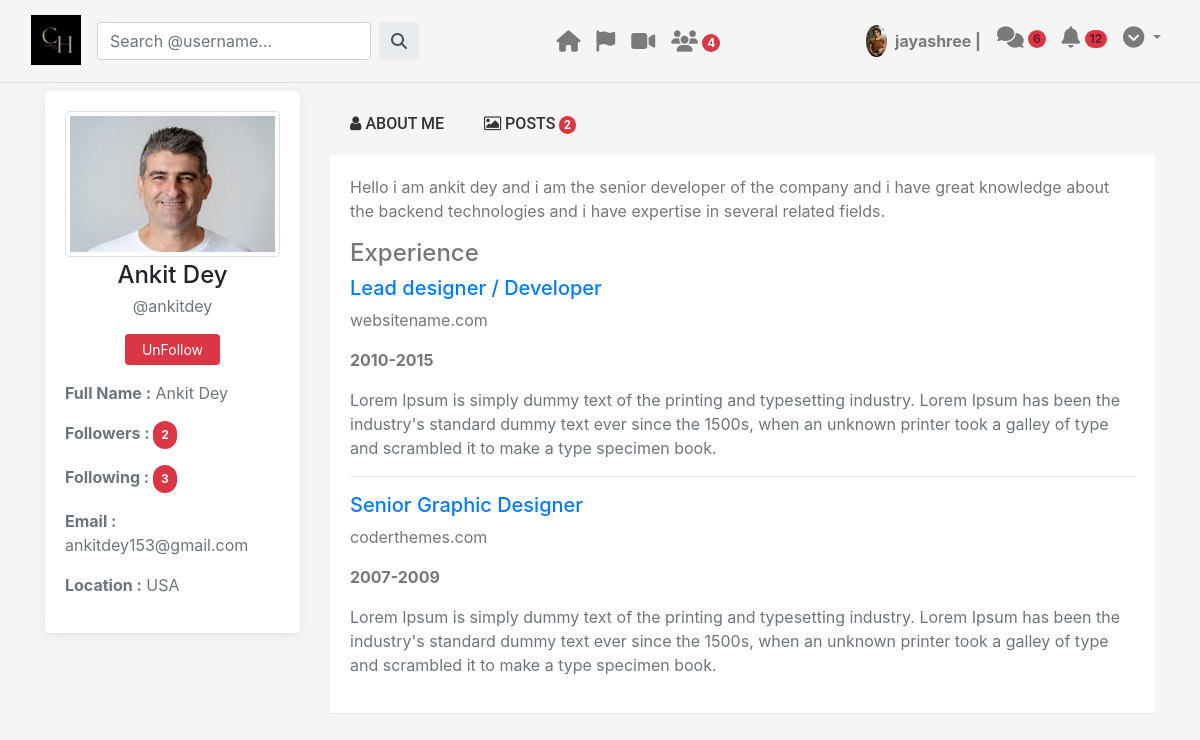
Screenshot of /view_individual_user/1/ (signed in) with the database file from the repository.
### social_app/models.py (models this page shows, shortened)
class UserProfile(models.Model):
    user = models.OneToOneField(User, on_delete=models.CASCADE)
    profile_pic = models.ImageField(upload_to="profile_pic", null = True, blank = True)
    profile_desc = models.TextField()
    followers_list = models.BinaryField()
    following_list = models.BinaryField()
    created_at = models.DateTimeField(auto_now = True)
    followers = models.IntegerField(default = 0)
    following = models.IntegerField(default = 0)

### social_app/views.py (the view)
# urls.py: path('view_individual_user/<int:pk>/', view_individual_user, name="view_individual_user"),
def view_individual_user(request, pk):
    current_user_profile = UserProfile.objects.get(user = request.user)
    query_user = UserProfile.objects.get(id = pk)
    if (current_user_profile == query_user):
        return redirect('/update_user_profile/')
    posts = Post.objects.filter(belongs_to = query_user.user)
    is_already_following = False
    following_list = pickle.loads(current_user_profile.following_list)
    if (query_user in following_list):
        is_already_following = True
    no_of_new_users = helper_func(request, 2)
    context = {'user_profile_info': current_user_profile, 'query_user': query_user, 'query_user_posts': posts,
               'no_of_new_users': no_of_new_users, 'is_already_following': is_already_following}
    return render(request, "view_individual_user.html", context = context)

### social_app/views.py (called while the page is built)
def helper_func(request, task_id):
    user_profile = UserProfile.objects.get(user = request.user)
    all_users_available = UserProfile.objects.exclude(user = request.user)
    already_followed_users = pickle.loads(user_profile.following_list)
    users_not_already_following = []
    for user in all_users_available:
        if (user not in already_followed_users):
            users_not_already_following.append(user)
    if (task_id == 1):
        return users_not_already_following
    elif (task_id == 2):
        return len(users_not_already_following)

### templates/view_individual_user.html (shortened to what this page needs)
{% load static %}
<!doctype html>
<html lang="en">
  <head>
    <link rel="stylesheet" href="https://cdn.jsdelivr.net/npm/bootstrap@4.4.1/dist/css/bootstrap.min.css">
    <link rel="stylesheet" href="https://cdnjs.cloudflare.com/ajax/libs/font-awesome/6.5.2/css/all.min.css" />
    <link href="https://maxcdn.bootstrapcdn.com/font-awesome/4.3.0/css/font-awesome.min.css" rel="stylesheet">
    <link rel="stylesheet" href="{% static "css/view_individual_user.css" %}">
  </head>
  <body>
        <nav class="navbar navbar-expand-lg navbar-light bg-body-tertiary">
            <div class="container-fluid justify-content-between">
            <div class="d-flex">
                <a class="navbar-brand me-2 mb-1 d-flex align-items-center" href="#">
                <img
                    src="{% static "image/logo.png" %}"
                    height="50"
                    alt="MDB Logo"
                    loading="lazy"
                    style="margin-top: 2px;"
                />
                </a>
                <form class="input-group w-auto my-auto d-none d-sm-flex" method="post" action="/">
                    <input
                        autocomplete="off"
                        type="search"
                        class="form-control rounded"
                        placeholder="Search @username..."
                        style="min-width: 125px;" required
                    />
                    <button class="input-group-text border-0 d-none d-lg-flex ml-2" type="submit">
                        <i class="fas fa-search"></i
                    ></button>
                </form>
            </div>
            <ul class="navbar-nav flex-row d-none d-md-flex">
                <li class="nav-item me-3 me-lg-1" id="feed">
                <a class="nav-link" href="{% url "feed_page" %}">
                    <span><i class="fas fa-home fa-lg"></i></span>
                </a>
                </li>
                <li class="nav-item me-3 me-lg-1" id="fun_flag">
                <a class="nav-link" href="#">
                    <span><i class="fas fa-flag fa-lg"></i></span>
                </a>
                </li>
                <li class="nav-item me-3 me-lg-1" id="reel_videos">
                <a class="nav-link" href="#">
                    <span><i class="fas fa-video fa-lg"></i></span>
                </a>
                </li>
                <li class="nav-item me-3 me-lg-1" id="friends">
                <a class="nav-link" href="{% url "friend_list" %}">
                    <span><i class="fas fa-users fa-lg"></i></span>
                    <span class="badge rounded-pill badge-notification bg-danger">
                        <span style="color: white;">{{ no_of_new_users }}</span>
                    </span>
                </a>
                </li>
            </ul>
            <ul class="navbar-nav flex-row">
                <li class="nav-item me-3 me-lg-1">
                <a class="nav-link d-sm-flex align-items-sm-center" href="#">
                    <img
                    src="{{ user_profile_info.profile_pic.url }}"
                    class="rounded-circle"
                    height="32"
                    alt="Black and White Portrait of a Man"
                    loading="lazy"
                    />
                    <strong class="d-none d-sm-block ml-2 ">{{ user_profile_info.user.username }} | </strong>
                </a>
                </li>
                <li class="nav-item me-3 me-lg-1">
                <a
                    class="nav-link"
                    href="#"
                    role="button"
                    aria-expanded="false"
                >
                    <i class="fas fa-comments fa-lg"></i>
                    <span class="badge rounded-pill bg-danger">6</span>
                </a>
                </li>
                <li class="nav-item me-3 me-lg-1">
                <a
                    class="nav-link"
                    href="#"
                    role="button"
                    aria-expanded="false"
                >
                    <i class="fas fa-bell fa-lg"></i>
                    <span class="badge rounded-pill badge-notification bg-danger">12</span>
                </a>
                </li>
                <li class="nav-item dropdown me-3 me-lg-1">
                <a
                    data-mdb-dropdown-init
                    class="nav-link dropdown-toggle hidden-arrow"
                    href="#"
                    id="navbarDropdownMenuLink"
                    role="button"
                    aria-expanded="false"
                >
                    <i class="fas fa-chevron-circle-down fa-lg"></i>
                </a>
                </li>
            </ul>
            </div>
        </nav>
        <hr class="py-0 my-0 pb-2" style="color: black;">
            <div class="container">
                <div class="row">
                    <div class="col-lg-3 col-md-4">
                        <div class="text-center card-box">
                            <div class="member-card">
                                <div class="thumb-xl member-thumb m-b-10 center-block">
                                    <img src="{{ query_user.profile_pic.url }}" class="img-circle img-thumbnail" alt="profile-image">
                                </div>
                                <div class="">
                                    <h4 class="m-b-5 mt-1 mb-0 pb-0 pb-1">
                                        {{ query_user.user.first_name }} {{ query_user.user.last_name }}
                                    </h4>
                                    <p class="text-muted">@{{ query_user.user.username }}</p>
                                </div>
                                {% if not is_already_following %}
                                    <a href="{% url "follow_user" query_user.id %}">
                                        <button type="button" class="btn btn-success btn-sm w-sm waves-effect m-t-10 waves-light px-3">
                                            Follow
                                        </button>
                                    </a>
                                {% else %}
                                    <a href="{% url "unfollow_user" query_user.id %}">
                                        <button type="button" class="btn btn-danger btn-sm w-sm waves-effect m-t-10 waves-light px-3">
                                            UnFollow
                                        </button>
                                    </a>
                                {% endif %}
                                <div class="text-left m-t-40 mt-3">
                                    <p class="text-muted font-13"><strong>Full Name :</strong> <span class="m-l-15">
                                        {{ query_user.user.first_name }} {{ query_user.user.last_name }}
                                    </span></p>
                                    <p class="text-muted font-13">
                                        <strong>
                                            Followers :
                                        </strong>
                                        <span class="badge rounded-pill badge-notification bg-danger py-2 px-2">
                                            <span style="color: white; font-size=15px;">{{ query_user.followers }}</span>
                                        </span>
                                    </p>
                                    <p class="text-muted font-13">
                                        <strong>
                                            Following :
                                        </strong>
                                        <span class="badge rounded-pill badge-notification bg-danger py-2 px-2">
                                            <span style="color: white; font-size=15px;">{{ query_user.following }}</span>
                                        </span>
                                    </p>
                                    <p class="text-muted font-13"><strong>Email :</strong> <span class="m-l-15">
                                        {{ query_user.user.email }}
                                    </span></p>
                                    <p class="text-muted font-13"><strong>Location :</strong> <span class="m-l-15">USA</span></p>
                                </div>
                            </div>
                        </div>
                    </div>
                    <div class="col-md-8 col-lg-9">
                        <div class="">
                            <div class="">
                                <ul class="nav nav-tabs navtab-custom py-2">
                                    <li class="">
                                        <a href="#home" data-toggle="tab" aria-expanded="false" style="text-decoration:none;">
                                            <span class="visible-xs"><i class="fa fa-user"></i></span>
                                            <span class="hidden-xs py-2">ABOUT ME</span>
                                        </a>
                                    </li>
                                    <li class="">
                                        <a href="#profile" data-toggle="tab" aria-expanded="false" style="text-decoration:none;">
                                            <span class="visible-xs"><i class="fa fa-photo"></i></span>
                                            <span class="hidden-xs">
                                                POSTS
                                                <span class="badge rounded-pill badge-notification bg-danger">
                                                    <span style="color: white; font-size=15px;">{{ query_user_posts|length }}</span>
                                                </span>
                                            </span>
                                        </a>
                                    </li>
                                </ul>
                                <div class="tab-content">
                                    <div class="tab-pane active" id="home">
                                        <p class="m-b-5">{{ query_user.profile_desc }}</p>
                                        <div class="m-t-30">
                                            <h4>Experience</h4>
                                            <div class=" p-t-10">
                                                <h5 class="text-primary m-b-5">Lead designer / Developer</h5>
                                                <p class="">websitename.com</p>
                                                <p><b>2010-2015</b></p>
                                                <p class="text-muted font-13 m-b-0">Lorem Ipsum is simply dummy text
                                                    of the printing and typesetting industry. Lorem Ipsum has
                                                    been the industry's standard dummy text ever since the
                                                    1500s, when an unknown printer took a galley of type and
                                                    scrambled it to make a type specimen book.
                                                </p>
                                            </div>
                                            <hr>
                                            <div class="">
                                                <h5 class="text-primary m-b-5">Senior Graphic Designer</h5>
                                                <p class="">coderthemes.com</p>
                                                <p><b>2007-2009</b></p>
                                                <p class="text-muted font-13">Lorem Ipsum is simply dummy text
                                                    of the printing and typesetting industry. Lorem Ipsum has
                                                    been the industry's standard dummy text ever since the
                                                    1500s, when an unknown printer took a galley of type and
                                                    scrambled it to make a type specimen book.
                                                </p>
                                            </div>
                                        </div>
                                    </div>
                                </div>
                            </div>
                        </div>
                    </div>
                </div>
            </div>
  </body>
</html>

### static/css/view_individual_user.css (style rules this page uses)
body { background:#f5f5f5; }
.card-box { padding: 20px; box-shadow: 0 2px 15px 0 rgba(0, 0, 0, 0.06), 0 2px 0 0 rgba(0, 0, 0, 0.02); -webkit-border-radius: 5px; border-radius: 5px; -moz-border-radius: 5px; background-clip: padding-box; margin-bottom: 20px; background-color: #ffffff; }
.nav.nav-tabs > li > a { background-color: transparent; border-radius: 0; border: none; color: #333333 !important; cursor: pointer; line-height: 50px; font-weight: 500; padding-left: 20px; padding-right: 20px; font-family: 'Roboto', sans-serif; }
.tab-content { box-shadow: 0 1px 1px rgba(0, 0, 0, 0.05); color: #777777; }
.nav.nav-tabs > li:last-of-type a { margin-right: 0px; }
.nav.nav-tabs { border-bottom: 0; box-shadow: 0 1px 1px rgba(0, 0, 0, 0.05); }
.navtab-custom li { margin-bottom: -2px; }
.navtab-custom li a { border-top: 2px solid transparent !important; }
.nav.nav-tabs + .tab-content { background: #ffffff; margin-bottom: 20px; padding: 20px; }

### rows the page displays
UserProfile: profile_pic (picture), user.username "jayashree"
UserProfile: profile_pic (picture), user.first_name "Ankit", user.last_name "Dey", user.username "ankitdey", followers "2", following "3", user.email "ankitdey153@gmail.com", profile_desc "Hello i am ankit dey and i am the senior developer of the company and i have great knowledge about the backend technologies and i have expertise in several related fields."

### other values shown
{{ no_of_new_users }} "4"
{{ query_user_posts|length }} "2"
